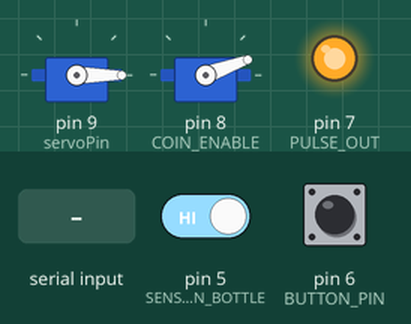
Bench run of a sketch on a simulated Arduino Uno, built with avr-gcc and run on an emulated ATmega328P. Parts: 2 × servo, output pins drawn as LEDs (lit = HIGH). The test bench sets the inputs (shaded band); at power-on: pin 6 (BUTTON_PIN) HIGH, pin 5 (SENSOR_CAN_BOTTLE) HIGH. What the sketch prints to the serial monitor is not drawn.

Above: at 1.2 s.
1.3 s: pin 6 (BUTTON_PIN) pulled LOW for 0.15 s
At 1.9 s:
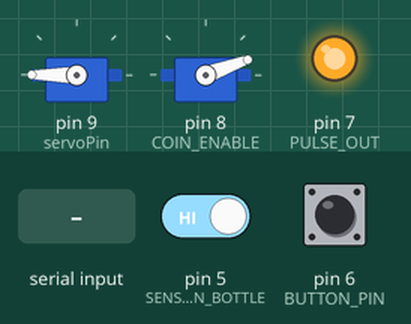
At 2.43 s:
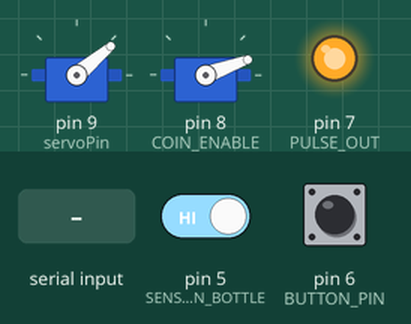
4.4 s: "90,45\n" received over the second serial link
At 5.0 s:
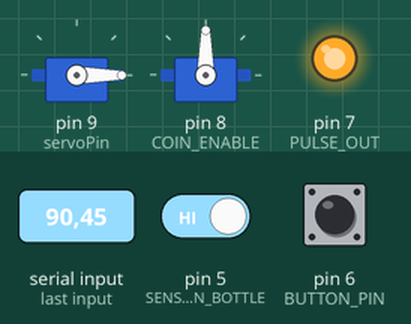
Timing chart, 0 to 13.4 s (numbered marks = the images above; inputs shaded):
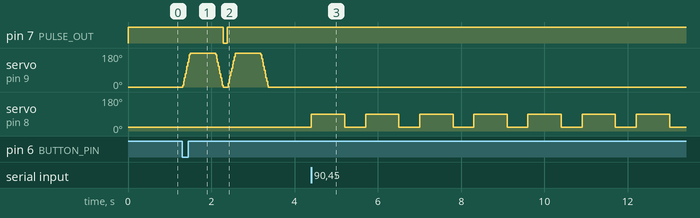

The sketch:

RFID_WITH_API.ino
```cpp
#include <Servo.h>
#include <SoftwareSerial.h>

#define BUTTON_PIN 6          // Button to simulate coin insert
#define PULSE_OUT 7           // Output to ESP coin slot pin (ESP D6)
#define COIN_ENABLE 8         // From ESP (optional)
#define SENSOR_CAN_BOTTLE 5   // Sensor input pin
#define COIN_PIN 0
Servo myServo;
Servo coinServo;
SoftwareSerial esp(2, 3); // RX, TX

const int servoPin = 9;
const int servoCoinPin = 8;
int pos = 0;
int count = 0;
String data ="";
unsigned long startTime = 0;
unsigned long detectDuration = 0;

void setup() {
  pinMode(BUTTON_PIN, INPUT_PULLUP);
  pinMode(PULSE_OUT, OUTPUT);
  pinMode(COIN_ENABLE, INPUT_PULLUP);
  pinMode(SENSOR_CAN_BOTTLE, INPUT);

  digitalWrite(PULSE_OUT, HIGH); // Idle HIGH (no coin)

  myServo.attach(servoPin);
  myServo.write(0); // Servo start position (closed)

  coinServo.attach(servoCoinPin); //coin changes
  coinServo.write(20); // Servo start position (closed)

  Serial.begin(9600);
  esp.begin(9600);
  Serial.println("System Ready ✅");

}

void loop() {
  while (esp.available()) {
    String  c = esp.readStringUntil('\n');
    Serial.println(c);
    c.trim(); // remove any trailing \r or spaces
    if (c.length() > 0) {
      int count = c.toInt();
      Serial.print("Received: ");
      Serial.println(count);

      for (int i = 0; i < count; i++) {
        rotateServo();
      }

    }
  }


  int sensorVal = digitalRead(SENSOR_CAN_BOTTLE);
  // Start timing when object detected (LOW)
  if (sensorVal == LOW && startTime == 0) {
    startTime = millis();
  }

  // Stop timing when detection ends
  if (sensorVal == HIGH && startTime != 0) {
    detectDuration = millis() - startTime;
    startTime = 0;

    // Classify
    if (detectDuration > 300) {

      // 💰 Then send coin pulse to ESP
      sendCoinPulse();
    } else {

      // 💰 Then send coin pulse to ESP
      sendCoinPulse();
    }


    delay(500); // debounce
  }

  // Manual test button (simulate coin)
  if (digitalRead(BUTTON_PIN) == LOW) {

    openStorage();
    sendCoinPulse();
    delay(500);
  }

  delay(10);
}

void rotateServo() {
  Serial.println("push coin");
  coinServo.write(90);   // move
  delay(800);
  Serial.println("back coin");
  coinServo.write(20);    // back
  delay(500);
}

void openStorage() {
  Serial.println("Opening storage...");

  // Open servo
  for (pos = 0; pos <= 180; pos += 10) {
    myServo.write(pos);
    delay(10);
  }

  delay(600); // hold open for 1 second

  // Close servo
  for (pos = 180; pos >= 0; pos -= 10) {
    myServo.write(pos);
    delay(10);
  }

  Serial.println("Storage closed.");
}

void sendCoinPulse() {
  Serial.println("💰 Sending coin pulse...");
  digitalWrite(PULSE_OUT, LOW);
  delay(100);
  digitalWrite(PULSE_OUT, HIGH);

   // 🧠 Open storage FIRST
    openStorage();
}
```

Measured:
- after the input at 4.4 s, servo on pin 8 (COIN_ENABLE): alternates 90° for 0.80 s and 20° for 0.50 s, starting at once
